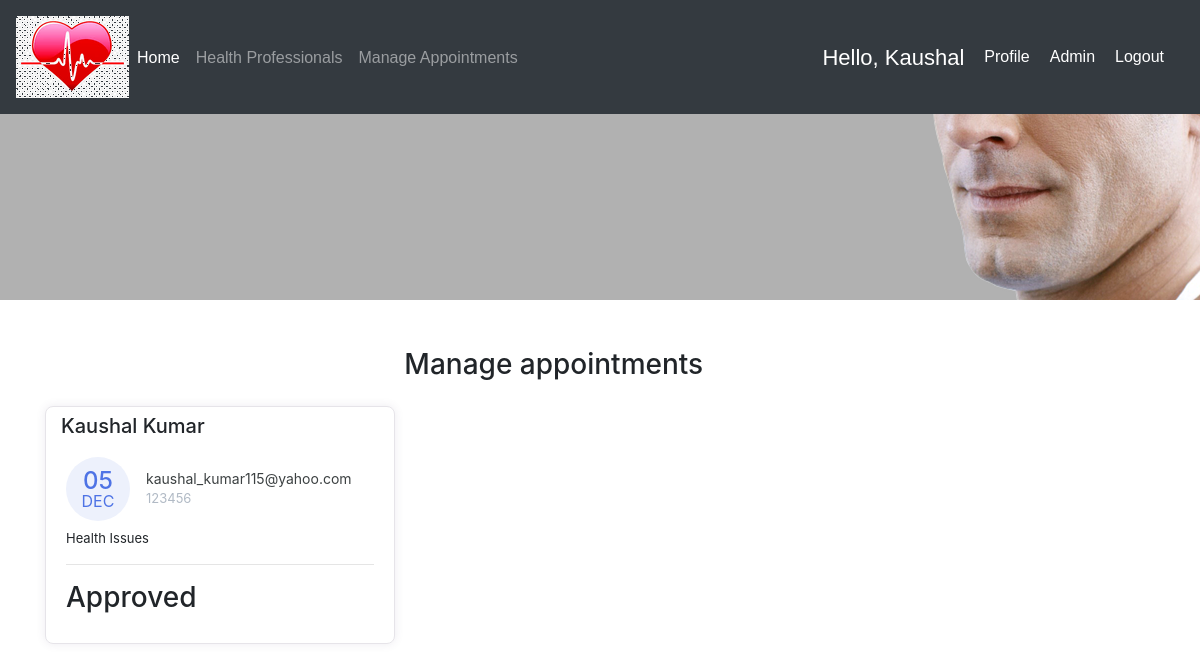
The app's page /manage-appointments/ (signed in), older data.
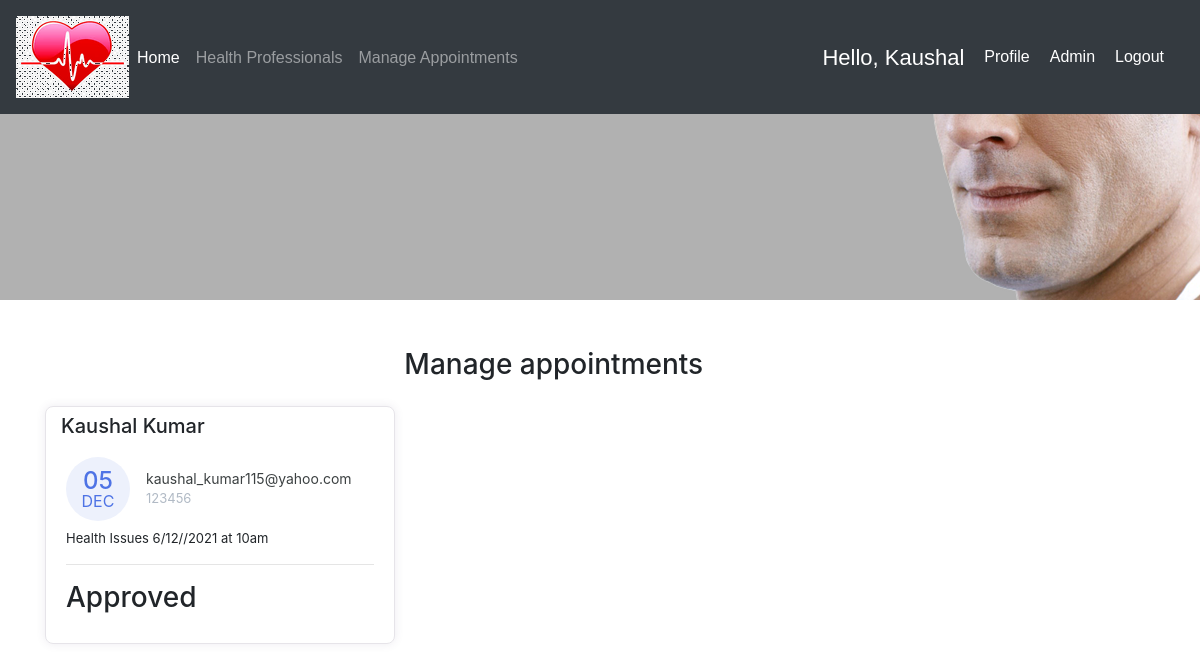
The same page, newer data.
### features/models.py (models this page shows, shortened)
class Appointment(models.Model):
    health_professional_username = models.CharField(max_length=50, null=True)
    user_username= models.CharField(max_length=50, null=True)
    first_name = models.CharField(max_length=50, null=True)
    last_name = models.CharField(max_length=50, null=True)
    email = models.CharField(max_length=50, null=True)
    phone = models.CharField(max_length=50, null=True)
    request = models.TextField(blank=True)
    sent_date = models.DateField(auto_now_add=True, null=True)
    accepted = models.BooleanField(default=False)
    accepted_date = models.DateField(auto_now_add=False, null=True, blank=True)
    class Meta:
        ordering = ["-sent_date"]

### features/views.py (the view, shortened to what this page needs)
# urls.py: path('manage-appointments/', ManageAppointmentTemplateView.as_view(), name='manage'),
class ManageAppointmentTemplateView(ListView):
    template_name = "manage-appointments.html"
    model = Appointment
    context_object_name = "appointments"
    login_required = True
    paginate_by = 3
    def get_context_data(self, *args, **kwargs):
        context = super().get_context_data(*args, **kwargs)
        if self.request.user.professional:
            appointments = Appointment.objects.filter(health_professional_username=self.request.user.username)
        else:
            appointments = Appointment.objects.filter(user_username=self.request.user.username)
        context.update({
            "title": "Manage Appointments"
        })
        return context

### features/models.py (called while the page is built)
    def __str__(self):
        return self.username

### features/templates/manage-appointments.html (shortened to what the changed rows need)
{% extends 'base.html' %}
{% block content %}
<div class="container mt-5">
<div class="row">
    {% if appointments %}
        {% for app in appointments %}
           {% if app.health_professional_username == request.user.username %}
                <div class="col-lg-4">
                    <div class="card card-margin">
                        <div class="card-header no-border">
                            <h5 class="card-title">{{app.first_name}} {{app.last_name}}</h5>
                        </div>
                        <div class="card-body pt-0">
                            <div class="widget-49">
                                <div class="widget-49-title-wrapper">
                                    <div class="widget-49-date-primary">
                                        <span class="widget-49-date-day">{{app.sent_date|date:"d"}}</span>
                                        <span class="widget-49-date-month">{{app.sent_date|date:"M"}}</span>
                                    </div>
                                    <div class="widget-49-meeting-info">
                                        <span class="widget-49-pro-title">{{app.email}}</span>
                                        <span class="widget-49-meeting-time">{{app.phone}}</span>
                                    </div>
                                </div>
                                <div class="widget-49-meeting-points">
                                    <span>{{app.request}}</span>
                                </div>
                                <hr class="w-100">
                                    {% if app.accepted == False %}
                                        <form method="POST" action="{% url 'manage' %}">
                                        {% csrf_token %}
                                        <div class="form-group">
                                            <input type="date" name="date" class="form-control mb-2"
                                                placeholder="dd-mm-yyyy" value=""
                                                min="1997-01-01" max="2030-12-31">
                                            <input type="time" id="appt" name="appt">
                                            <input hidden="true" name="appointment-id" value="{{app.id}}">
                                            <br><br>
                                            <input class="btn-block btn-primary form-control" type="submit" value="Accept">
                                        </div>
                                        </form>
                                    {% endif %}
                            </div>
                        </div>
                    </div>
                </div>
           {% else %}
                {% if app.user_username == request.user.username %}
                    <div class="col-lg-4">
                        <div class="card card-margin">
                            <div class="card-header no-border">
                                <h5 class="card-title">{{app.first_name}} {{app.last_name}}</h5>
                            </div>
                            <div class="card-body pt-0">
                                <div class="widget-49">
                                    <div class="widget-49-title-wrapper">
                                        <div class="widget-49-date-primary">
                                            <span class="widget-49-date-day">{{app.sent_date|date:"d"}}</span>
                                            <span class="widget-49-date-month">{{app.sent_date|date:"M"}}</span>
                                        </div>
                                        <div class="widget-49-meeting-info">
                                            <span class="widget-49-pro-title">{{app.email}}</span>
                                            <span class="widget-49-meeting-time">{{app.phone}}</span>
                                        </div>
                                    </div>
                                    <div class="widget-49-meeting-points">
                                        <span>{{app.request}}</span>
                                    </div>
                                    <hr class="w-100">
                                        {% if app.accepted == False %}
                                            <h3> Pending Approval </h3>
                                        {% else %}
                                            <h3> Approved </h3>
                                        {% endif %}
                                </div>
                            </div>
                        </div>
                    </div>
                {% endif %}
            {% endif %}
        {% endfor %}
    {% else %}
        <h3>No Appointments </h3>
    {% endif %}
</div>
{% endblock content %}

Row changes from the older to the newer data that the page shows:
changed Appointment "Kaushal": request "Health Issues" → "Health Issues 6/12//2021 at 10am"
